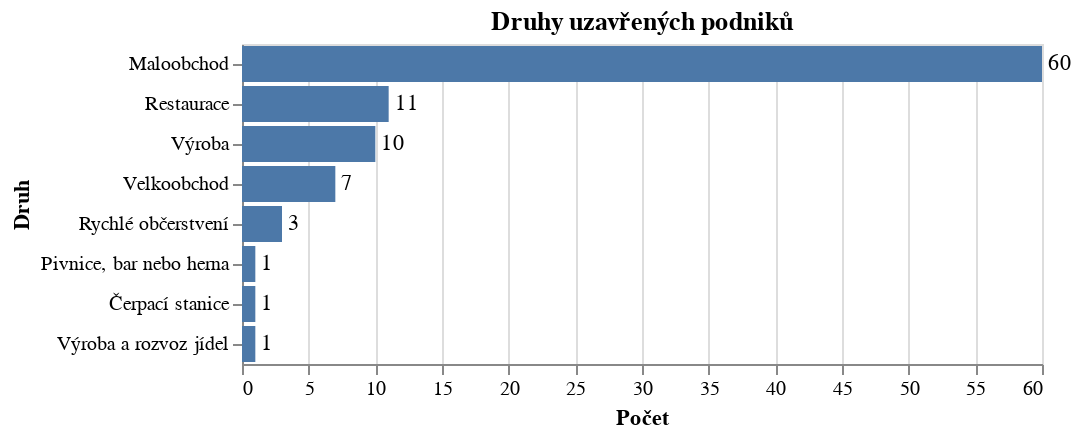

The notebook cell saved with this chart:
### Code cell
# Try Altair chart
bars = alt.Chart(business_types).mark_bar().encode(
    alt.Y('druh:N', sort='-x', title='Druh'),
    alt.X('pocet:Q', title='Počet'),
    ).properties(title='Druhy uzavřených podniků')

text = bars.mark_text(
    align='left',
    baseline='middle',
    dx=3  # Nudges text to right so it doesn't appear on top of the bar
).encode(
    text='pocet:Q'
)

bars + text

### Figure 1 — Vega-Lite specification as saved in the notebook (floating-point values rounded to 4 significant figures)
{"config": {"view": {"continuousWidth": 400, "continuousHeight": 300}}, "layer": [{"mark": "bar", "encoding": {"x": {"field": "pocet", "title": "Počet", "type": "quantitative"}, "y": {"field": "druh", "sort": "-x", "title": "Druh", "type": "nominal"}}, "title": "Druhy uzavřených podniků"}, {"mark": {"type": "text", "align": "left", "baseline": "middle", "dx": 3}, "encoding": {"text": {"field": "pocet", "type": "quantitative"}, "x": {"field": "pocet", "title": "Počet", "type": "quantitative"}, "y": {"field": "druh", "sort": "-x", "title": "Druh", "type": "nominal"}}, "title": "Druhy uzavřených podniků"}], "data": {"name": "data-b230e2c5af93c08a13c941fe218057c2"}, "$schema": "https://vega.github.io/schema/vega-lite/v4.17.0.json", "datasets": {"data-b230e2c5af93c08a13c941fe218057c2": [{"druh": "Maloobchod", "pocet": 60}, {"druh": "Restaurace", "pocet": 11}, {"druh": "Výroba", "pocet": 10}, {"druh": "Velkoobchod", "pocet": 7}, {"druh": "Rychlé občerstvení", "pocet": 3}, {"druh": "Pivnice, bar nebo herna", "pocet": 1}, {"druh": "Čerpací stanice", "pocet": 1}, {"druh": "Výroba a rozvoz jídel", "pocet": 1}]}}
